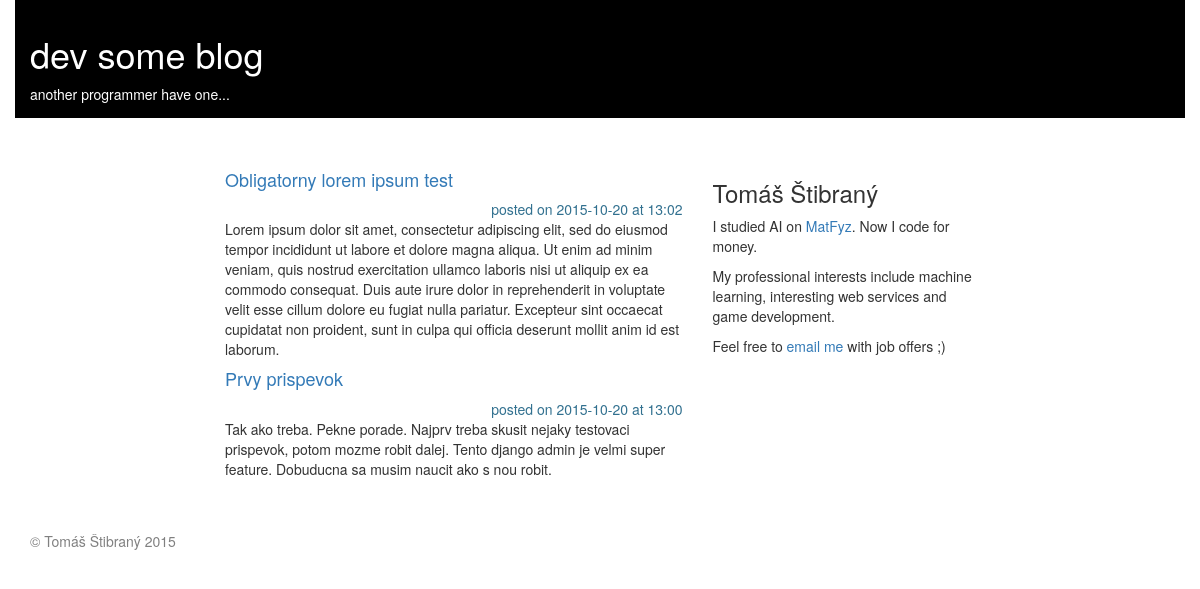
Screenshot of /blog/ with the database file from the repository.
### blogengine/models.py (models this page shows, shortened)
class Post(models.Model):
    title = models.CharField(max_length=100, unique=True)
    slug = models.SlugField(max_length=100, unique=True)
    body = models.TextField()
    posted = models.DateTimeField(db_index=True, auto_now_add=True)
    tags = models.ManyToManyField(Tag, blank=True)
    def get_absolute_url(self):
        return reverse('post_view', args=(str(self.slug), ))

### blogengine/views.py (the view)
class PostsView(generic.ListView):
    def get_queryset(self):
        return models.Post.objects.order_by('-posted')[:5]

### blogengine/templatetags/markdown_filter.py (called while the page is built)
@register.filter
def markdownify(text):
    return markdown.markdown(text, safe_mode='escape')

### blogengine/templates/blogengine/post_list.html
{% extends "blogengine/blog_base.html" %}
{% load markdown_filter %}
{% block content %}
    {% for post in post_list %}
    <article>
        <h4 class="text-primary"><a href="{{ post.get_absolute_url }}">{{ post.title }}</a></h4>
        <span class="text-info right">posted on {{ post.posted|date:"Y-m-d \a\t H:i" }}</span>
        <div>{{ post.body|markdownify|safe }}</div>
    </article>
    {% endfor %}
{% endblock content %}

### blogengine/templates/blogengine/blog_base.html (shortened to what this page needs)
<!DOCTYPE html>
<html lang="en">
<head>
    {% load staticfiles %}
    <link rel="stylesheet" href="https://maxcdn.bootstrapcdn.com/bootstrap/3.3.5/css/bootstrap.min.css">
    <link rel="stylesheet" type="text/css" href="{% static 'blogengine/main-style.css' %}" />
</head>
<body class="container">
    <div class="row header">
        <header class="col-md-12">
            <h1>dev some blog</h1>
            <div id="blog-description">another programmer have one...</div>
        </header>
    </div>
    <div class="row main-container">
        <section class="col-md-5 col-md-offset-2">
            {% block content %}
            {% endblock %}
        </section>
        <aside class="col-md-3">
            <h3>Tomáš Štibraný</h3>
            <div>
                <p>I studied AI on <a href="http://www.fmph.uniba.sk/">MatFyz</a>. Now I code for money.</p>
                <p>My professional interests include machine learning, interesting web services and game development.</p>
                <p>Feel free to <a href="mailto:tms.stibrany@gmail.com?Subject=Work%20offer">email me</a> with job offers ;)</p>
            </div>
        </aside>
    </div>
    <div class="row">
        <footer class="col-md-12">
            <p>© Tomáš Štibraný 2015</p>
        </footer>
    </div>
</body>
</html>

### blogengine/static/blogengine/main-style.css (style rules this page uses)
.header { padding: 1em 0em; color: white; background-color: black; }
.right { display: block; text-align: right; }
.main-container { margin-top: 3em; margin-bottom: 3em; }
footer { color: grey; }

### rows the page displays
Post: title "Obligatorny lorem ipsum test", posted "2015-10-20 at 13:02", body "Lorem ipsum dolor sit amet, consectetur adipiscing elit, sed do eiusmod tempor incididunt ut labore et dolore magna aliqua. Ut enim ad minim veniam, quis nostrud exercitation ullamco laboris nisi ut aliquip ex ea commodo consequat. Duis aute irure dolor in reprehenderit in voluptate velit esse cillum dolore eu fugiat nulla pariatur. Excepteur sint occaecat cupidatat non proident, sunt in culpa qui officia deserunt mollit anim id est laborum."
Post: title "Prvy prispevok", posted "2015-10-20 at 13:00", body "Tak ako treba. Pekne porade. Najprv treba skusit nejaky testovaci prispevok, potom mozme robit dalej. Tento django admin je velmi super feature. Dobuducna sa musim naucit ako s nou robit."
